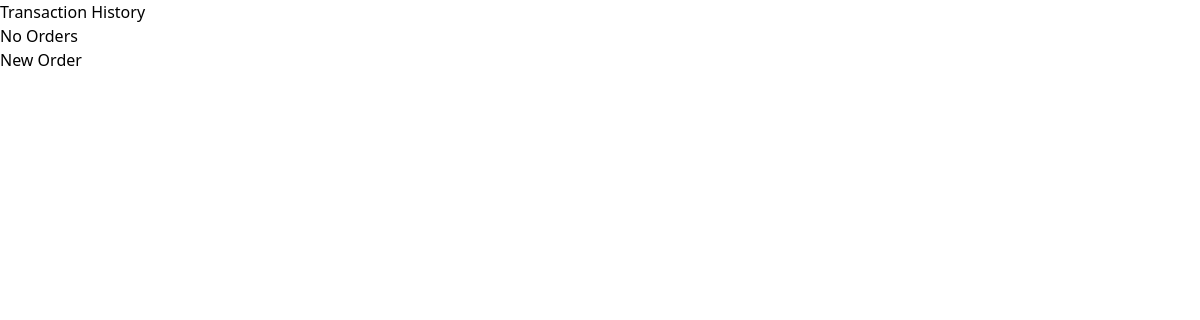
/, run on an earlier commit of the app's database.
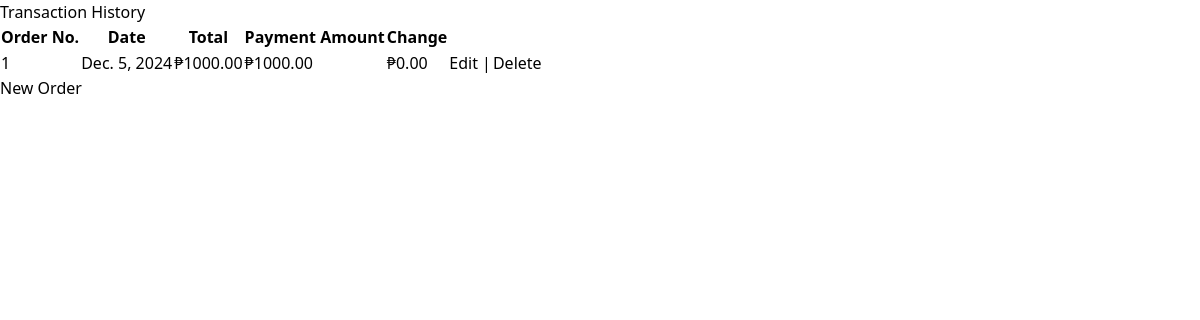
And on a later commit of the database.
### sales_list/models.py (models this page shows, shortened)
class OrderSummary(models.Model):
    date = models.DateField(default=now)
    payment_amount = models.DecimalField(max_digits=10, decimal_places=2)
    def __str__(self):
        return str(self.id)
    @property
    def order_total(self):
        orderdetails = self.orderdetail_set.all()
        total = sum([details.total_price for details in orderdetails])
        return total
    @property
    def change(self):
        orderdetails = self.orderdetail_set.all()
        total = sum([details.total_price for details in orderdetails])
        change = self.payment_amount - total
        if total > self.payment_amount:
            return "Insufficient Amount!"
        elif self.payment_amount >= total:
            return f"₱{change}"

class OrderDetail(models.Model):
    quantity = models.PositiveIntegerField()
    menu_item = models.ForeignKey(MenuItem, on_delete=models.CASCADE, blank=True, null=True)
    order_summary = models.ForeignKey(OrderSummary, on_delete=models.SET_NULL, blank=True, null=True)
    @property
    def total_price(self):
        return self.menu_item.price * self.quantity

class MenuItem(models.Model):
    name = models.CharField(max_length=255)
    price = models.DecimalField(max_digits=10, decimal_places=2)

### sales_list/views.py (the view)
# urls.py: path('', sales.home, name='home'),
def home(request):
    order_summary = OrderSummary.objects.all()
    all_items = MenuItem.objects.all()
    all_order_items = OrderDetail.objects.all()
    if request.method == 'POST':
        form = MenuForm(request.POST or None)
        if form.is_valid():
            form.save()
    print(order_summary)
    context = {
        'order_summary': order_summary,
        'all_items': all_items,
        'all_order_items': all_order_items,
    }
    return render(request, 'home.html', context)

### sales_list/templates/home.html (shortened to what this page needs)
{% extends 'base.html' %}
{% block content %}
{% if all_items %}
<h2>Transaction History</h2>
{% if order_summary %}
    <table class="table-auto">
        <thead>
            <tr>
                <th>Order No.</th>
                <th>Date</th>
                <th>Total</th>
                <th>Payment Amount</th>
                <th>Change</th>
            </tr>
        </thead>
        <tbody>
            {% for order in order_summary %}
                    <tr>
                        <td>{{ order.id }}</td>
                        <td>{{ order.date }}</td>
                        <td>₱{{ order.order_total }}</td>
                        <td>₱{{ order.payment_amount }}</td>
                        <td>{{ order.change }}</td>
                        <td>
                            <a href="{% url 'neworder' order.id %}">Edit</a> |
                        </td>
                        <td><a href="#">Delete</a></td>
                    </tr>
            {% endfor %}
        </tbody>
    </table>
{% else %}
    <p>No Orders</p>
{% endif %}
<a href="{% url 'create_new_order' %}">New Order</a>
{% else %}
<p>No menu items available.</p>
{% endif %}
{% endblock %}

What changed in the data, as far as the page shows it:
added OrderSummary: id "1", date "Dec. 5, 2024", order_total "1000.00", payment_amount "1000.00", change "₱0.00"
Also different on the page:
text no longer shown: "No Orders"
text now shown: "Order No. Date Total Payment Amount Change"
